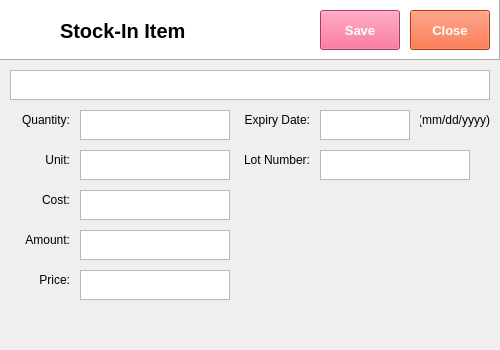
<?xml version="1.0" encoding="UTF-8"?>
<ui version="4.0">
 <class>Dialog</class>
 <widget class="QDialog" name="Dialog">
  <property name="geometry">
   <rect>
    <x>0</x>
    <y>0</y>
    <width>500</width>
    <height>350</height>
   </rect>
  </property>
  <property name="windowTitle">
   <string>Dialog</string>
  </property>
  <widget class="QFrame" name="frame">
   <property name="geometry">
    <rect>
     <x>0</x>
     <y>0</y>
     <width>500</width>
     <height>60</height>
    </rect>
   </property>
   <property name="autoFillBackground">
    <bool>false</bool>
   </property>
   <property name="styleSheet">
    <string notr="true">background-color: rgb(255, 255, 255);</string>
   </property>
   <property name="frameShape">
    <enum>QFrame::Panel</enum>
   </property>
   <property name="frameShadow">
    <enum>QFrame::Raised</enum>
   </property>
   <widget class="QLabel" name="label">
    <property name="geometry">
     <rect>
      <x>10</x>
      <y>10</y>
      <width>38</width>
      <height>32</height>
     </rect>
    </property>
    <property name="text">
     <string/>
    </property>
    <property name="pixmap">
     <pixmap>../../python-pos/img/Disbursement.png</pixmap>
    </property>
    <property name="scaledContents">
     <bool>true</bool>
    </property>
   </widget>
   <widget class="QLabel" name="label_2">
    <property name="geometry">
     <rect>
      <x>60</x>
      <y>10</y>
      <width>220</width>
      <height>41</height>
     </rect>
    </property>
    <property name="font">
     <font>
      <family>Segoe UI</family>
      <pointsize>15</pointsize>
      <weight>75</weight>
      <bold>true</bold>
     </font>
    </property>
    <property name="text">
     <string>Stock-In Item</string>
    </property>
    <property name="textFormat">
     <enum>Qt::PlainText</enum>
    </property>
   </widget>
   <widget class="QPushButton" name="pushButton">
    <property name="geometry">
     <rect>
      <x>1200</x>
      <y>10</y>
      <width>70</width>
      <height>40</height>
     </rect>
    </property>
    <property name="font">
     <font>
      <family>Segoe UI</family>
      <pointsize>10</pointsize>
      <weight>75</weight>
      <bold>true</bold>
     </font>
    </property>
    <property name="autoFillBackground">
     <bool>false</bool>
    </property>
    <property name="styleSheet">
     <string notr="true">background-color: rgb(240, 80, 128);
color: rgb(255, 255, 255);</string>
    </property>
    <property name="text">
     <string>View</string>
    </property>
   </widget>
   <widget class="QPushButton" name="pushButton_2">
    <property name="geometry">
     <rect>
      <x>1280</x>
      <y>10</y>
      <width>70</width>
      <height>40</height>
     </rect>
    </property>
    <property name="font">
     <font>
      <family>Segoe UI</family>
      <pointsize>10</pointsize>
      <weight>75</weight>
      <bold>true</bold>
     </font>
    </property>
    <property name="styleSheet">
     <string notr="true">background-color: rgb(243, 79, 28);
color: rgb(255, 255, 255);</string>
    </property>
    <property name="text">
     <string>Close</string>
    </property>
    <property name="flat">
     <bool>false</bool>
    </property>
   </widget>
  </widget>
  <widget class="QPushButton" name="pushButton_6">
   <property name="geometry">
    <rect>
     <x>320</x>
     <y>10</y>
     <width>80</width>
     <height>40</height>
    </rect>
   </property>
   <property name="font">
    <font>
     <family>Segoe UI</family>
     <pointsize>10</pointsize>
     <weight>75</weight>
     <bold>true</bold>
    </font>
   </property>
   <property name="autoFillBackground">
    <bool>false</bool>
   </property>
   <property name="styleSheet">
    <string notr="true">background-color: rgb(240, 80, 128);
color: rgb(255, 255, 255);</string>
   </property>
   <property name="text">
    <string>Save</string>
   </property>
  </widget>
  <widget class="QPushButton" name="pushButton_7">
   <property name="geometry">
    <rect>
     <x>410</x>
     <y>10</y>
     <width>80</width>
     <height>40</height>
    </rect>
   </property>
   <property name="font">
    <font>
     <family>Segoe UI</family>
     <pointsize>10</pointsize>
     <weight>75</weight>
     <bold>true</bold>
    </font>
   </property>
   <property name="autoFillBackground">
    <bool>false</bool>
   </property>
   <property name="styleSheet">
    <string notr="true">background-color: rgb(243, 79, 28);
color: rgb(255, 255, 255);</string>
   </property>
   <property name="text">
    <string>Close</string>
   </property>
  </widget>
  <widget class="QTextEdit" name="textEdit_2">
   <property name="geometry">
    <rect>
     <x>10</x>
     <y>70</y>
     <width>480</width>
     <height>30</height>
    </rect>
   </property>
  </widget>
  <widget class="QLabel" name="label_3">
   <property name="geometry">
    <rect>
     <x>10</x>
     <y>110</y>
     <width>60</width>
     <height>20</height>
    </rect>
   </property>
   <property name="font">
    <font>
     <family>Segoe UI</family>
     <pointsize>9</pointsize>
    </font>
   </property>
   <property name="text">
    <string>Quantity:</string>
   </property>
   <property name="alignment">
    <set>Qt::AlignRight|Qt::AlignTrailing|Qt::AlignVCenter</set>
   </property>
  </widget>
  <widget class="QTextEdit" name="textEdit_3">
   <property name="geometry">
    <rect>
     <x>80</x>
     <y>110</y>
     <width>150</width>
     <height>30</height>
    </rect>
   </property>
  </widget>
  <widget class="QLabel" name="label_4">
   <property name="geometry">
    <rect>
     <x>10</x>
     <y>150</y>
     <width>60</width>
     <height>20</height>
    </rect>
   </property>
   <property name="font">
    <font>
     <family>Segoe UI</family>
     <pointsize>9</pointsize>
    </font>
   </property>
   <property name="text">
    <string>Unit:</string>
   </property>
   <property name="alignment">
    <set>Qt::AlignRight|Qt::AlignTrailing|Qt::AlignVCenter</set>
   </property>
  </widget>
  <widget class="QTextEdit" name="textEdit_4">
   <property name="geometry">
    <rect>
     <x>80</x>
     <y>150</y>
     <width>150</width>
     <height>30</height>
    </rect>
   </property>
  </widget>
  <widget class="QLabel" name="label_5">
   <property name="geometry">
    <rect>
     <x>10</x>
     <y>190</y>
     <width>60</width>
     <height>20</height>
    </rect>
   </property>
   <property name="font">
    <font>
     <family>Segoe UI</family>
     <pointsize>9</pointsize>
    </font>
   </property>
   <property name="text">
    <string>Cost:</string>
   </property>
   <property name="alignment">
    <set>Qt::AlignRight|Qt::AlignTrailing|Qt::AlignVCenter</set>
   </property>
  </widget>
  <widget class="QTextEdit" name="textEdit_5">
   <property name="geometry">
    <rect>
     <x>80</x>
     <y>190</y>
     <width>150</width>
     <height>30</height>
    </rect>
   </property>
  </widget>
  <widget class="QLabel" name="label_6">
   <property name="geometry">
    <rect>
     <x>10</x>
     <y>230</y>
     <width>60</width>
     <height>20</height>
    </rect>
   </property>
   <property name="font">
    <font>
     <family>Segoe UI</family>
     <pointsize>9</pointsize>
    </font>
   </property>
   <property name="text">
    <string>Amount:</string>
   </property>
   <property name="alignment">
    <set>Qt::AlignRight|Qt::AlignTrailing|Qt::AlignVCenter</set>
   </property>
  </widget>
  <widget class="QTextEdit" name="textEdit_6">
   <property name="geometry">
    <rect>
     <x>80</x>
     <y>230</y>
     <width>150</width>
     <height>30</height>
    </rect>
   </property>
  </widget>
  <widget class="QLabel" name="label_7">
   <property name="geometry">
    <rect>
     <x>10</x>
     <y>270</y>
     <width>60</width>
     <height>20</height>
    </rect>
   </property>
   <property name="font">
    <font>
     <family>Segoe UI</family>
     <pointsize>9</pointsize>
    </font>
   </property>
   <property name="text">
    <string>Price:</string>
   </property>
   <property name="alignment">
    <set>Qt::AlignRight|Qt::AlignTrailing|Qt::AlignVCenter</set>
   </property>
  </widget>
  <widget class="QTextEdit" name="textEdit_7">
   <property name="geometry">
    <rect>
     <x>80</x>
     <y>270</y>
     <width>150</width>
     <height>30</height>
    </rect>
   </property>
  </widget>
  <widget class="QLabel" name="label_8">
   <property name="geometry">
    <rect>
     <x>240</x>
     <y>110</y>
     <width>70</width>
     <height>20</height>
    </rect>
   </property>
   <property name="font">
    <font>
     <family>Segoe UI</family>
     <pointsize>9</pointsize>
    </font>
   </property>
   <property name="text">
    <string>Expiry Date:</string>
   </property>
   <property name="alignment">
    <set>Qt::AlignRight|Qt::AlignTrailing|Qt::AlignVCenter</set>
   </property>
  </widget>
  <widget class="QTextEdit" name="textEdit_8">
   <property name="geometry">
    <rect>
     <x>320</x>
     <y>110</y>
     <width>90</width>
     <height>30</height>
    </rect>
   </property>
  </widget>
  <widget class="QLabel" name="label_9">
   <property name="geometry">
    <rect>
     <x>240</x>
     <y>150</y>
     <width>70</width>
     <height>20</height>
    </rect>
   </property>
   <property name="font">
    <font>
     <family>Segoe UI</family>
     <pointsize>9</pointsize>
    </font>
   </property>
   <property name="text">
    <string>Lot Number:</string>
   </property>
   <property name="alignment">
    <set>Qt::AlignRight|Qt::AlignTrailing|Qt::AlignVCenter</set>
   </property>
  </widget>
  <widget class="QTextEdit" name="textEdit_9">
   <property name="geometry">
    <rect>
     <x>320</x>
     <y>150</y>
     <width>150</width>
     <height>30</height>
    </rect>
   </property>
  </widget>
  <widget class="QLabel" name="label_10">
   <property name="geometry">
    <rect>
     <x>420</x>
     <y>110</y>
     <width>70</width>
     <height>20</height>
    </rect>
   </property>
   <property name="font">
    <font>
     <family>Segoe UI</family>
     <pointsize>9</pointsize>
    </font>
   </property>
   <property name="text">
    <string>(mm/dd/yyyy)</string>
   </property>
   <property name="alignment">
    <set>Qt::AlignRight|Qt::AlignTrailing|Qt::AlignVCenter</set>
   </property>
  </widget>
 </widget>
 <resources/>
 <connections/>
</ui>
